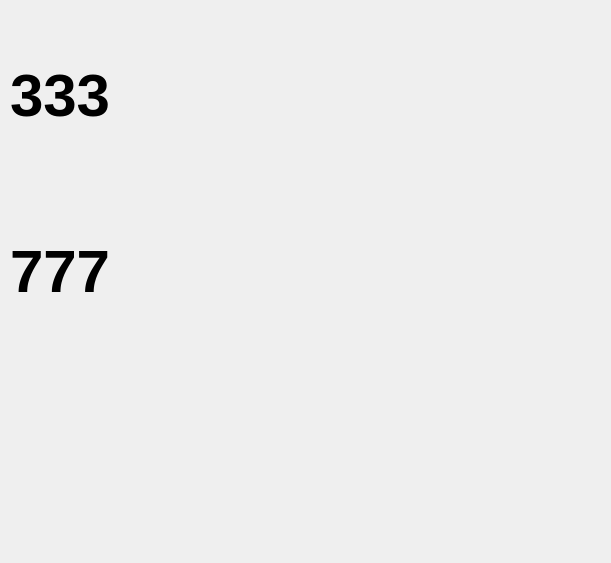
<?xml version="1.0" encoding="UTF-8"?>
<ui version="4.0">
 <class>MainWindow</class>
 <widget class="QMainWindow" name="MainWindow">
  <property name="geometry">
   <rect>
    <x>0</x>
    <y>0</y>
    <width>611</width>
    <height>563</height>
   </rect>
  </property>
  <property name="windowTitle">
   <string>MainWindow</string>
  </property>
  <widget class="QWidget" name="centralwidget">
   <widget class="QWidget" name="">
    <property name="geometry">
     <rect>
      <x>10</x>
      <y>10</y>
      <width>581</width>
      <height>521</height>
     </rect>
    </property>
    <layout class="QGridLayout" name="gridLayout">
     <item row="0" column="0">
      <widget class="Cell" name="label">
       <property name="font">
        <font>
         <pointsize>45</pointsize>
         <bold>true</bold>
        </font>
       </property>
       <property name="text">
        <string>333</string>
       </property>
      </widget>
     </item>
     <item row="0" column="1">
      <widget class="Cell" name="label_2">
       <property name="font">
        <font>
         <pointsize>45</pointsize>
         <bold>true</bold>
        </font>
       </property>
       <property name="text">
        <string/>
       </property>
      </widget>
     </item>
     <item row="0" column="2">
      <widget class="Cell" name="label_5">
       <property name="font">
        <font>
         <pointsize>45</pointsize>
         <bold>true</bold>
        </font>
       </property>
       <property name="text">
        <string/>
       </property>
      </widget>
     </item>
     <item row="1" column="0">
      <widget class="Cell" name="label_3">
       <property name="font">
        <font>
         <pointsize>45</pointsize>
         <bold>true</bold>
        </font>
       </property>
       <property name="text">
        <string>777</string>
       </property>
      </widget>
     </item>
     <item row="1" column="2">
      <widget class="Cell" name="label_6">
       <property name="font">
        <font>
         <pointsize>45</pointsize>
         <bold>true</bold>
        </font>
       </property>
       <property name="text">
        <string/>
       </property>
      </widget>
     </item>
     <item row="2" column="0">
      <widget class="Cell" name="label_9">
       <property name="font">
        <font>
         <pointsize>45</pointsize>
         <bold>true</bold>
        </font>
       </property>
       <property name="text">
        <string/>
       </property>
      </widget>
     </item>
     <item row="2" column="1">
      <widget class="Cell" name="label_8">
       <property name="font">
        <font>
         <pointsize>45</pointsize>
         <bold>true</bold>
        </font>
       </property>
       <property name="text">
        <string/>
       </property>
      </widget>
     </item>
     <item row="2" column="2">
      <widget class="Cell" name="label_7">
       <property name="font">
        <font>
         <pointsize>45</pointsize>
         <bold>true</bold>
        </font>
       </property>
       <property name="text">
        <string/>
       </property>
      </widget>
     </item>
     <item row="1" column="1">
      <widget class="Cell" name="label_10">
       <property name="font">
        <font>
         <pointsize>45</pointsize>
         <bold>true</bold>
        </font>
       </property>
       <property name="text">
        <string/>
       </property>
      </widget>
     </item>
    </layout>
   </widget>
  </widget>
  <widget class="QMenuBar" name="menubar">
   <property name="geometry">
    <rect>
     <x>0</x>
     <y>0</y>
     <width>611</width>
     <height>21</height>
    </rect>
   </property>
  </widget>
 </widget>
 <customwidgets>
  <customwidget>
   <class>Cell</class>
   <extends>QLabel</extends>
   <header location="global">cell.h</header>
  </customwidget>
 </customwidgets>
 <resources/>
 <connections/>
</ui>
